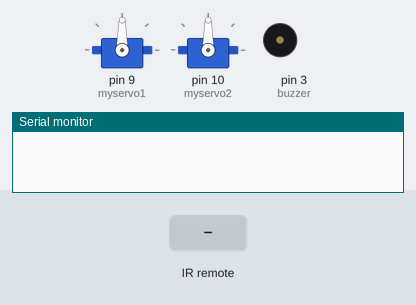
The sketch below on a simulated Arduino Uno, built with avr-gcc and run on an emulated ATmega328P. Parts: 2 × servo, buzzer (waves = sounding), the last lines printed to the serial monitor. The inputs (shaded band) are chosen by the test bench.

Above: at 1.2 s.
1.3 s: infrared code 0xFF30CF received
At 2.8 s:
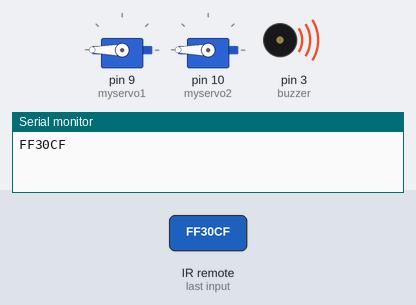
At 35.6 s:
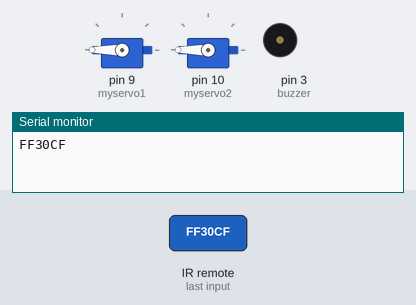
Timing chart, 0 to 36.3 s (numbered marks = the images above; inputs shaded):
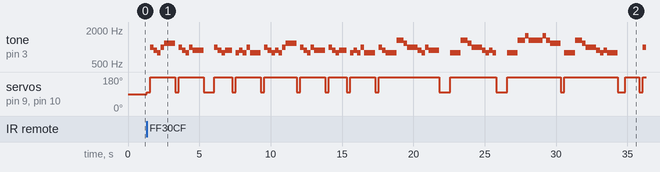

The sketch:

sketch_dec16a.ino
```cpp
#include <Servo.h>
#include <IRremote.h>
int RECV_PIN = 11;  // IR 수신기 p11에 연결
int buzzer = 3;     // 스피커 3에 연결

// 아기상어_노래
int tones[] = { 587, 659, 784, 784, 784, 784, 784, 784, 784, 784, 587, 659, 784, 0, 784, 784, 784, 784, 784, 784, 587, 659, 784, 0, 784, 784, 784, 784, 784, 784, 784, 784, 740, 740, 0, 587, 659, 784, 784, 784, 784, 784, 784, 784, 784, 587, 659, 784, 0, 784, 784, 784, 784, 784, 784, 587, 659, 784, 0, 784, 784, 784, 784, 784, 784, 784, 784, 740, 740, 0, 587, 659, 784, 784, 784, 784, 784, 784, 784, 784, 587, 659, 784, 0, 784, 784, 784, 784, 784, 784, 587, 659, 784, 0, 784, 784, 784, 784, 784, 784, 784, 784, 740, 740, 0, 587, 659, 784, 784, 784, 784, 784, 784, 784, 784, 587, 659, 784, 0, 784, 784, 784, 784, 784, 784, 587, 659, 784, 0, 784, 784, 784, 784, 784, 784, 784, 784, 740, 740, 0, 587, 659, 784, 784, 784, 784, 784, 784, 784, 784, 587, 659, 784, 0, 784, 784, 784, 784, 784, 784, 587, 659, 784, 0, 784, 784, 784, 784, 784, 784, 784, 784, 740, 740, 0, 587, 659, 784, 784, 784, 784, 784, 784, 784, 587, 659, 784, 0, 784, 784, 784, 784, 784, 784, 587, 659, 784, 0, 784, 784, 784, 784, 784, 784, 784, 784, 740, 740, 0 };
int beats[] = { 10, 10, 5, 5, 5, 2.5, 2.5, 2.5, 2.5, 5, 5, 5, 5, 5, 5, 2.5, 2.5, 2.5, 2.5, 5, 5, 5, 5, 5, 5, 2.5, 2.5, 2.5, 2.5, 2.5, 5, 5, 5, 5, 10, 10, 10, 5, 5, 5, 2.5, 2.5, 2.5, 2.5, 5, 5, 5, 5, 5, 5, 2.5, 2.5, 2.5, 2.5, 5, 5, 5, 5, 5, 5, 2.5, 2.5, 2.5, 2.5, 2.5, 5, 5, 5, 5, 10, 10, 10, 5, 5, 5, 2.5, 2.5, 2.5, 2.5, 5, 5, 5, 5, 5, 5, 2.5, 2.5, 2.5, 2.5, 5, 5, 5, 5, 5, 5, 2.5, 2.5, 2.5, 2.5, 2.5, 5, 5, 5, 5, 10, 10, 10, 5, 5, 5, 2.5, 2.5, 2.5, 2.5, 5, 5, 5, 5, 5, 5, 2.5, 2.5, 2.5, 2.5, 5, 5, 5, 5, 5, 5, 2.5, 2.5, 2.5, 2.5, 2.5, 5, 5, 5, 5, 10, 10, 10, 5, 5, 5, 2.5, 2.5, 2.5, 2.5, 5, 5, 5, 5, 5, 5, 2.5, 2.5, 2.5, 2.5, 5, 5, 5, 5, 5, 5, 2.5, 2.5, 2.5, 2.5, 2.5, 5, 5, 5, 5, 10, 10, 10, 10, 5, 2.5, 2.5, 2.5, 2.5, 5, 5, 5, 5, 5, 5, 2.5, 2.5, 2.5, 2.5, 5, 5, 5, 5, 5, 5, 2.5, 2.5, 2.5, 2.5, 5, 5, 5, 5, 5, 10 };
int tempo = 100;

// 사랑을 했다_노래
int tones2[] = {0, 988, 880, 784, 988, 1175, 0, 988, 880, 784, 988, 880, 0, 0, 988, 880, 784, 880, 880, 0, 784, 880, 784, 988, 784, 0, 988, 880, 784, 880, 784, 988, 1175, 0, 988, 880, 784, 988, 880, 0, 988, 880, 784, 880, 880, 0, 784, 880, 784, 988, 784, 0, 988, 880, 784, 784, 784, 1319, 1175, 988, 880, 784, 988, 880, 0, 0, 784, 784, 784, 1319, 1175, 988, 880, 784, 880, 784, 0, 0, 784, 784, 784, 1319, 1568, 1319, 1319, 1568, 1319, 1175, 0, 784, 784, 784, 1319, 1175, 988, 880, 784, 880, 784, 0};
int beats2[] = {5, 5, 5, 5, 5, 15, 5, 5, 5, 5, 5, 15, 10, 5, 5, 5, 5, 5, 5, 5, 5, 5, 5, 5, 15, 5, 5, 5, 5, 5, 5, 5, 15, 5, 5, 5, 5, 5, 15, 5, 5, 5, 5, 5, 5, 5, 5, 5, 5, 5, 15, 5, 5, 5, 5, 5, 5, 10, 5, 15, 5, 5, 5, 15, 10, 5, 5, 5, 5, 10, 5, 15, 5, 5, 5, 5, 10, 5, 5, 5, 5, 10, 5, 15, 5, 5, 5, 15, 5, 5, 5, 5, 10, 5, 15, 5, 5, 5, 15, 10};
int tempo2 = 100;

Servo myservo1;  // 서보모터1
Servo myservo2;  // 서보모터2


IRrecv irrecv(RECV_PIN);  // RECV_PIN으로 IR 수신하는 IRrecv 클래스 객체에 irrecv를 생성
decode_results results;   // IR리모콘으로부터 받은 데이터


void setup() {

  Serial.begin(9600);   // 시리얼 통신 시작
  irrecv.enableIRIn();  // 리모콘 수신 시작
  myservo1.attach(9);   // 9번 핀에 서버모터1 연결
  myservo2.attach(10);  // 10번 핀에 서버모터2 연결
  pinMode(3, OUTPUT);   // 스피커 출력
}


void loop() {

  if (irrecv.decode(&results)) {
    Serial.println(results.value, HEX);
    irrecv.resume();  // 리모컨 신호 받기
  }

  if (results.value == 16761405) {  // play버튼 누를시 노래 시작

    for (int i = 0; i < sizeof(beats) / sizeof(int); i++) {
      int angle = 0;
      if (tones[i] == 0) {
        noTone(buzzer);

        angle += 100;          // 서보모터 회전
        myservo2.write(angle);
        myservo1.write(angle);


        delay(tempo / 2 * beats[i]);    // 박자 계산 맞추기
        angle += 100;          // 서보모터 회전
        myservo2.write(angle);
        myservo1.write(angle);


      } else {
        tone(buzzer, tones[i]);

        delay(tempo / 2 * beats[i]);
        angle += 100;
        myservo2.write(angle);
        myservo1.write(angle);


        noTone(buzzer);
        angle += 100;
        myservo2.write(angle);
        myservo1.write(angle);
      }
    }
  }

  if (results.value == 16724175) {  // 1번 버튼 누를시 다른 노래 출력

    for (int j = 0; j < sizeof(beats2) / sizeof(int); j++) {
      int angle = 0;

      if (tones2[j] == 0) {
        noTone(buzzer);

        angle += 100;
        myservo2.write(angle);
        myservo1.write(angle);

        delay(tempo2 / 2 * beats2[j]);
        angle += 100;
        myservo2.write(angle);
        myservo1.write(angle);

      } else {
        tone(buzzer, tones2[j]);
        delay(tempo2 / 2 * beats2[j]);

        angle += 100;
        myservo2.write(angle);
        myservo1.write(angle);

        noTone(buzzer);
        angle += 100;
        myservo2.write(angle);
        myservo1.write(angle);
      }
    }

    noTone(buzzer);
    delay(1000);
  }
}
```
